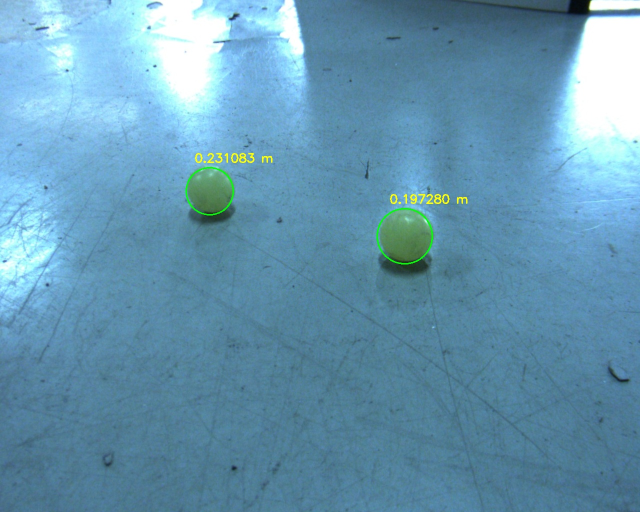
//> input picture assignment_2/detector/imgs/result_test1.jpg, 1280 x 1024 px, given in place of test1.jpg, which was not available (shown at 1/2 size)
$ ./detector   (built with g++ and OpenCV 4)
//> lines starting //> are read from the running program, lines starting //| are printed output that depends on the picture; after the words box and inside, x2 and y2 are one past the last pixel; in counts of white or black regions, pixels touching at a corner belong together; pictures that were not available may be replaced by others from this repository, and a replacement may not be noted
### assignment_2/detector/detector.hpp
#ifndef DETECTOR_HPP
#define DETECTOR_HPP

#include <opencv2/opencv.hpp>
#include <vector>
#include <string>

struct BulletInfo {
    cv::Point2f center;  // 圆心坐标
    float radius;        // 半径（像素）
    float distance;      // 距离（毫米）
};

// 检测小弹丸并计算距离
std::vector<BulletInfo> detectBullets(const std::string& input_path,
                                       const std::string& output_path);

#endif

### assignment_2/detector/detector.cpp
#include "detector.hpp"
#include <iostream>
#include <cmath>

const cv::Mat cameraMatrix = (cv::Mat_<double>(3,3) <<
    1284.547433507284, 0.0, 651.7508235222139,
    0.0, 1284.2364120767988, 526.5637803861928,
    0.0, 0.0, 1.0);

const cv::Mat distCoeffs = (cv::Mat_<double>(1,5) <<
    -0.37358321087789575, 0.17992488578084675,
    -0.0003940895801771612, -0.0007097534681170694, 0.0);

const float REAL_DIAMETER_MM = 17.0f;

float calculateDistance(float radius_pixels) {
    double focal_length = (cameraMatrix.at<double>(0,0) +
                          cameraMatrix.at<double>(1,1)) / 2.0;
    float distance = (REAL_DIAMETER_MM * focal_length) / (2.0f * radius_pixels);
    return distance;
}

std::vector<BulletInfo> detectBullets(const std::string& input_path,
                                       const std::string& output_path) {
//> called with input_path = "imgs/test1.jpg", output_path = "imgs/result_test1.jpg"
    std::vector<BulletInfo> bullets;
    cv::Mat img = cv::imread(input_path);
//> img is the input picture: 1024 rows x 1280 cols, CV_8UC3; mean B, G, R 176.6, 150.6, 101.7
    cv::Mat undistorted;
    cv::undistort(img, undistorted, cameraMatrix, distCoeffs);
//> cameraMatrix = [[1284.5, 0, 651.8], [0, 1284.2, 526.6], [0, 0, 1]]; distCoeffs = [-0.374, 0.18, -0.000394, -0.00071, 0]

    cv::Mat hsv;
    cv::cvtColor(undistorted, hsv, cv::COLOR_BGR2HSV);
//> hsv: 1024 rows x 1280 cols, CV_8UC3; mean H, S, V 98, 114, 177.2
    cv::Scalar lower_green(45, 70, 70);
    cv::Scalar upper_green(75, 200, 200);

    cv::Mat mask;
    cv::inRange(hsv, lower_green, upper_green, mask);
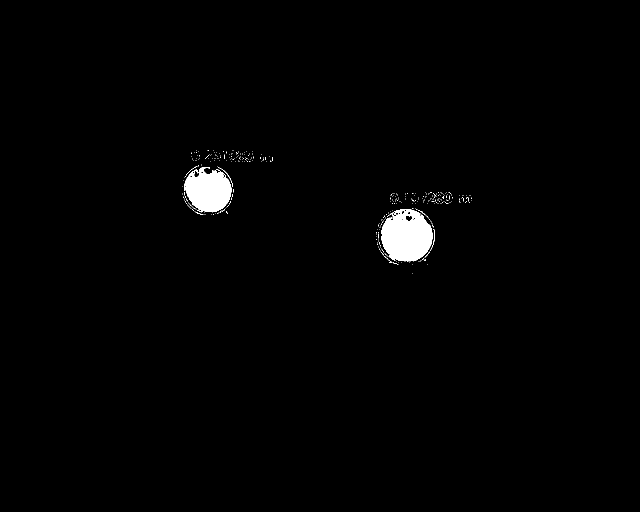
//> mask: 1024 rows x 1280 cols, CV_8UC1 (shown at 1/2 size); 1.2% white; 320 white regions (312 under 20 px), largest, box (x1, y1, x2, y2) and area: (762, 419, 865, 523) 8131, (368, 334, 463, 425) 6074, (436, 334, 466, 374) 61
    cv::Mat kernel = cv::getStructuringElement(cv::MORPH_ELLIPSE, cv::Size(5, 5));
    cv::morphologyEx(mask, mask, cv::MORPH_OPEN, kernel);
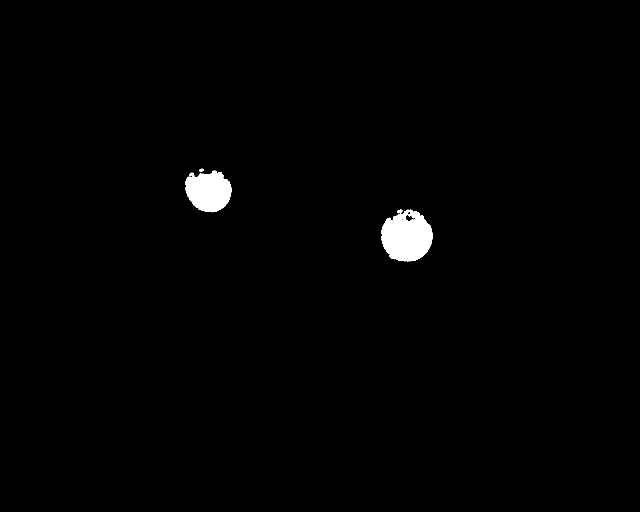
//> mask: 1024 rows x 1280 cols, CV_8UC1 (shown at 1/2 size); 1.1% white; 3 white regions

    std::vector<std::vector<cv::Point>> contours;
    cv::findContours(mask, contours, cv::RETR_EXTERNAL, cv::CHAIN_APPROX_SIMPLE);
//> contours = 3 contours; box (x1, y1, x2, y2) and area: (762, 419, 865, 523) 7970, (370, 341, 463, 425) 5631, (399, 337, 407, 344) 29

    for (const auto& contour : contours) {
        if (contour.size() < 20) continue;
        cv::Point2f center;
        float radius;
        cv::minEnclosingCircle(contour, center, radius);
        if (radius < 5 || radius > 100) continue;
        BulletInfo bullet;
        bullet.center = center;
        bullet.radius = radius;
        bullet.distance = calculateDistance(radius);
        bullets.push_back(bullet);

        cv::circle(undistorted, center, static_cast<int>(radius),
                  cv::Scalar(0, 255, 0), 2);
        char text[50];
        sprintf(text, "%f m", bullet.distance / 1000.0);

        cv::putText(undistorted, text,
                   cv::Point(center.x - 30, center.y - radius - 10),
                   cv::FONT_HERSHEY_SIMPLEX, 0.8, cv::Scalar(0, 255, 255), 2);
    }
//> this loop made 3 passes
//> (center, radius, bullet.radius, focal_length in calculateDistance, distance in calculateDistance, bullet.distance, text) on passes 1 to 2: (Point(811.3, 471.3), 53.48, 53.48, 1284.4, 204.1, 204.1, "0.204139 m"), (Point(415.5, 377.9), 47.94, 47.94, 1284.4, 227.7, 227.7, "0.227740 m")
//> pass 1, in detectBullets, `cv::putText(undistorted, text, cv::Point(center.x - 30, center.y - rad..`:
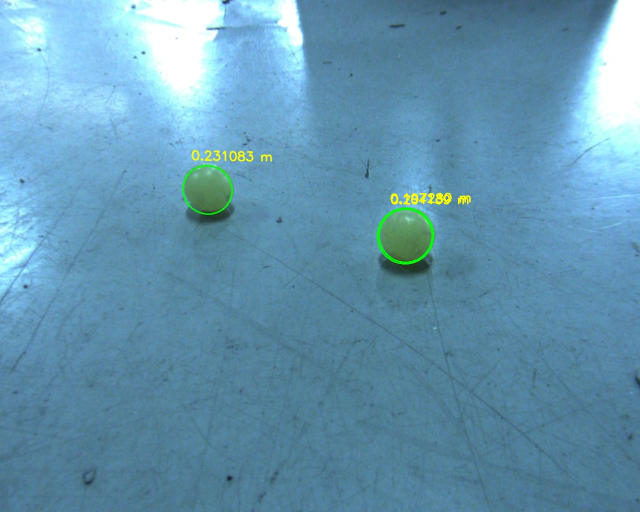
//> undistorted: 1024 rows x 1280 cols, CV_8UC3 (shown at 1/2 size); mean B, G, R 175.7, 149.7, 100
    cv::imwrite(output_path, undistorted);
    return bullets;
}

int main() {
    std::vector<BulletInfo> bullets1 = detectBullets("imgs/test1.jpg",
                                                     "imgs/result_test1.jpg");
//> bullets1 = 2 items
    std::vector<BulletInfo> bullets2 = detectBullets("imgs/test2.jpg",
                                                     "imgs/result_test2.jpg");
//> call 2 of detectBullets, with input_path = "imgs/test2.jpg", output_path = "imgs/result_test2.jpg"
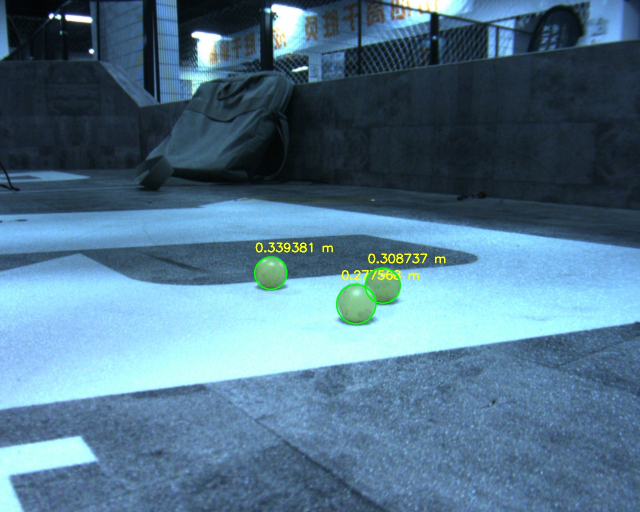
//> input picture assignment_2/detector/imgs/result_test2.jpg, 1280 x 1024 px, given in place of test2.jpg, which was not available (shown at 1/2 size)
//> in detectBullets, img is the input picture: 1024 rows x 1280 cols, CV_8UC3; mean B, G, R 138.8, 116.9, 81.8
//> in detectBullets (call 2), `cv::cvtColor(undistorted, hsv, cv::COLOR_BGR2HSV);`: hsv: 1024 rows x 1280 cols, CV_8UC3; mean H, S, V 101.1, 113.8, 140.9
//> in detectBullets (call 2), `cv::inRange(hsv, lower_green, upper_green, mask);`: mask: 1024 rows x 1280 cols, CV_8UC1; 0.69% white; 332 white regions (323 under 20 px), largest, box (x1, y1, x2, y2) and area: (676, 576, 749, 647) 2813, (732, 539, 800, 606) 2543, (510, 517, 572, 576) 2535
//> in detectBullets (call 2), `cv::morphologyEx(mask, mask, cv::MORPH_OPEN, kernel);`:
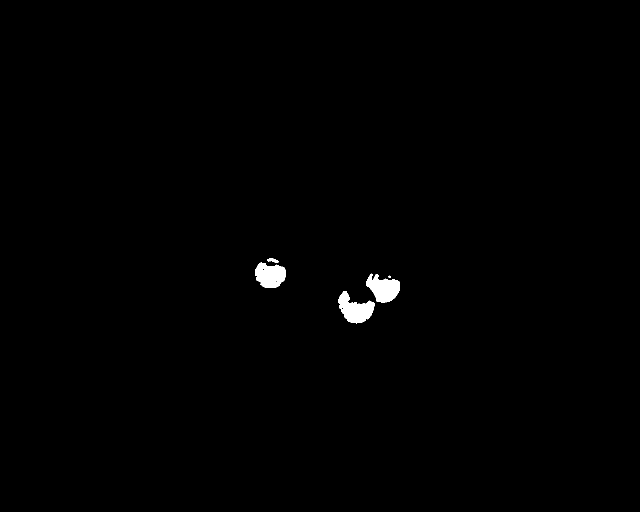
//> mask: 1024 rows x 1280 cols, CV_8UC1 (shown at 1/2 size); 0.58% white; 5 white regions (1 under 20 px)
//> in detectBullets (call 2), `cv::findContours(mask, contours, cv::RETR_EXTERNAL, cv::CHAIN_APPROX_S..`: contours = 5 contours, 1 with area under 20; largest, box (x1, y1, x2, y2) and area: (676, 582, 749, 647) 2501, (732, 547, 800, 606) 2360, (510, 525, 572, 576) 2254, (534, 517, 557, 526) 94
//> the loop in detectBullets (call 2), `for (const auto& contour : contours)` made 5 passes
//> (center, radius, bullet.radius, distance in calculateDistance, bullet.distance, text) on passes 1, 3, 4, 5: (Point(711.5, 609.5), 36.8, 36.8, 296.6, 296.6, "0.296637 m"), (Point(765.6, 571.2), 33.86, 33.86, 322.4, 322.4, "0.322408 m"), (Point(540.6, 546.5), 30.77, 30.77, 354.9, 354.9, "0.354857 m"), (Point(545, 521.5), 11.28, 11.28, 967.8, 967.8, "0.967796 m")
//> pass 1, in detectBullets (call 2), `cv::putText(undistorted, text, cv::Point(center.x - 30, center.y - rad..`:
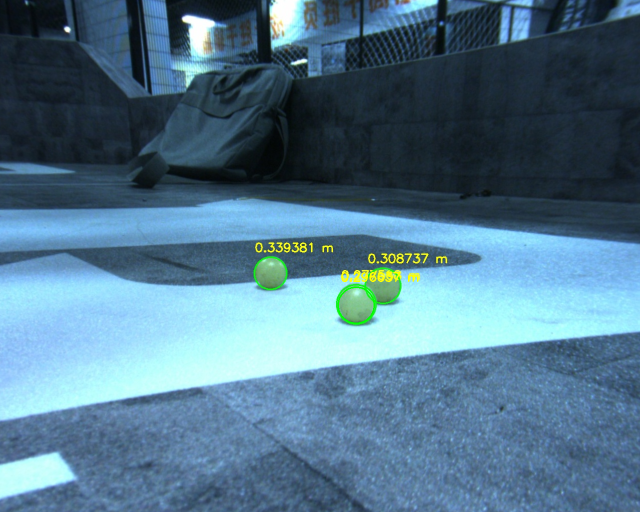
//> undistorted: 1024 rows x 1280 cols, CV_8UC3 (shown at 1/2 size); mean B, G, R 139.2, 117.9, 82.3
//> after the loop in detectBullets (call 2), `for (const auto& contour : contours)`:
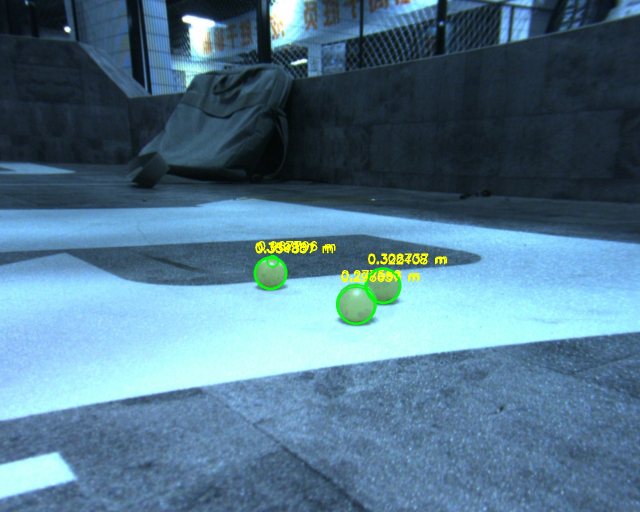
//> undistorted: 1024 rows x 1280 cols, CV_8UC3 (shown at 1/2 size); mean B, G, R 138.9, 118.2, 82.5
//> bullets2 = 4 items
    return 0;
}
